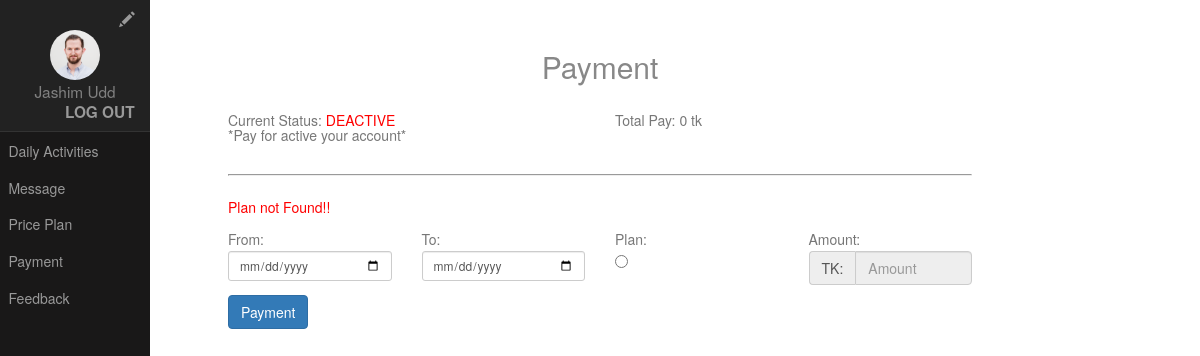
Page /user_admin/payment.php (signed in) on the earlier database version.
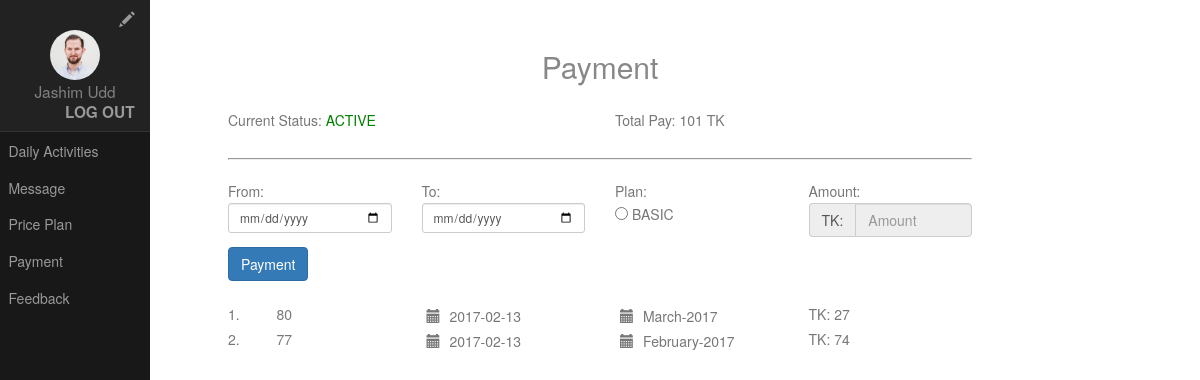
Same page on the later database version.
### tables this page shows
CREATE TABLE `payment` (
  `id` int(11) NOT NULL,
  `email` varchar(32) NOT NULL,
  `payment_date` date NOT NULL,
  `payment_month` date NOT NULL,
  `plan` varchar(20) NOT NULL,
  `amount` double NOT NULL
);

CREATE TABLE `users_plan` (
  `id` int(32) NOT NULL,
  `email` varchar(32) NOT NULL,
  `plan` varchar(15) NOT NULL
);

### user_admin/payment.php (called while the page is built, shortened)
<?php
include 'index.php';
?>

### php/database_services.php (called while the page is built, shortened)
<?php
class DatabaseHelper{
	function retrieveData($table_name,$email){
		$sql = "SELECT * FROM `$table_name` WHERE email = '$email'";
		$result = $GLOBALS['connection']->query($sql);
		if ($result->num_rows==1) {
			$row = $result->fetch_assoc();
			return $row;
		}else{
			return 0;
		}
	}
	function runQuery($sql){
		$result = $GLOBALS['connection']->query($sql);
		return $result;
	}
}
?>

### user_admin/pages/payment_page.php (the view, shortened to what this page needs)
<?php
$plan = "";
$error_msg = '';
$total_payment = '';
$status = '';
if (!empty($email)) {
		$plan_status = new DatabaseHelper();
		$table_name = "users_plan";
		$result=$plan_status->retrieveData($table_name,$email);
		if ($result==0) {
			$error_msg =  'Plan not Found!!';
		}else{
			$plan = $result['plan'];
		}
		$query = new DatabaseHelper();
		$sql = "SELECT SUM(amount) AS total_pay FROM payment WHERE email = '$email'";
		$total_pay = $query->runQuery($sql);
		$row_pay = $total_pay->fetch_assoc();
		$total_payment = $row_pay['total_pay'];
			$query = new DatabaseHelper();
			$sql = "SELECT * FROM `payment` WHERE email = '$email' ORDER BY id DESC";
			$result = $query->runQuery($sql);
			while($row=$result->fetch_array()){
				$pay_month = new DateTime($row['payment_month']);
				if (checkDateValidation($pay_month)) {
					$status = 'ACTIVE';
					break;
				}else{
					$status = '';
				}
			}
}
function checkDateValidation($pay_month){
	$to_day = new DateTime('today');
		if($to_day->format('m') == $pay_month->format('m')) {
   			return TRUE;
		} else {
    		return FALSE;
		}
}
?>
<div>
<h2 class="content-subhead" style="text-align: center;">Payment</h2>
	<div class="row">
	<div class="col-lg-6">
		<h5>Current Status: <?php if(!empty($status)){echo "<pa style='color:green;'>".$status."</pa>";}else{echo "<pa style='color:red;'>DEACTIVE</pa><br>*Pay for active your account*";}?></h5>
	</div>
	<div class="col-lg-6">
		<h5>Total Pay: <?php if(!empty($total_payment)){echo $total_payment." TK";}else{echo "0 tk";}?></h5>
	</div>
	</div>
<hr style="border-style: inset;border-width: 1px;">
</div>
<div>
<form class="form-horizontal" method="POST" action="" enctype="multipart/form-data">
<?php if(!empty($error_msg)){echo "<p style = 'color:red;'>$error_msg</p>";}?>
	<div class="row">
		<div class="col-sm-3">
			From:<input id="from_date" type="date" class="form-control input-sm" name="from_date" onclick="undo()">
		</div>
		<div class="col-sm-3">
			To:<input id="to_date" type="date" class="form-control input-sm" name="to_date" onclick="undo()">
		</div>
		<div class="col-sm-3">
			Plan:<br><input id="plan" type="radio" name="plan" onclick="calculateTotal()" value="<?php echo $plan;?>" > <?php echo strtoupper($plan);?>
		</div>
		<div class="col-sm-3">
			Amount:
			<div class="input-group">
    			<span class="input-group-addon">TK: </span>
    			<input id="total_amount" type="text" class="form-control" name="amount" placeholder="Amount" readonly>
  			</div>
		</div>
	</div>
	<div>
		<button type="submit" class="btn btn-primary lg" name="payment">Payment</button>
	</div>
</form>
</div>
<br>
<div>
	<?php
		$query = new DatabaseHelper();
		$sql = "SELECT * FROM `payment` WHERE email = '$email' ORDER BY id DESC";
		$result = $query->runQuery($sql);
		$i = 1;
		while($row=$result->fetch_array()){
	?>
	<div class="row">
		<div class="col-sm-3">
			<div class="row">
				<div class="col-sm-3">
					<?php echo $i.'. '?>
				</div>
				<div class="col-sm-9">
					<?php echo $row['id']?>
				</div>
			</div>
		</div>
		<div class="col-sm-3">
			<span class="glyphicon glyphicon-calendar" style="padding: 5px"></span>
			<?php echo $row['payment_date'];?>
		</div>
		<div class="col-sm-3">
			<span class="glyphicon glyphicon-calendar" style="padding: 5px"></span>
			<?php
			$payment_month = new DateTime($row['payment_month']);
			echo $payment_month->format("F-Y");
			?>
		</div>
		<div class="col-sm-3">
			TK: <?php echo $row['amount'];?>
		</div>
	</div>
	<?php
		$i++;
		}
	?>
</div>

Differences in the rows shown:
added payment: payment_month "ACTIVE", id "77", payment_date "2017-02-13", payment_month "February-2017", amount "74"
added users_plan: plan "BASIC"
added payment: id "80", payment_date "2017-02-13", payment_month "March-2017", amount "27"
Other differences:
$total_payment: (not shown) → "101"
$error_msg: "Plan not Found!!" → (not shown)
text no longer shown: "DEACTIVE *Pay for active your account* 0 tk"
text now shown: "TK"
